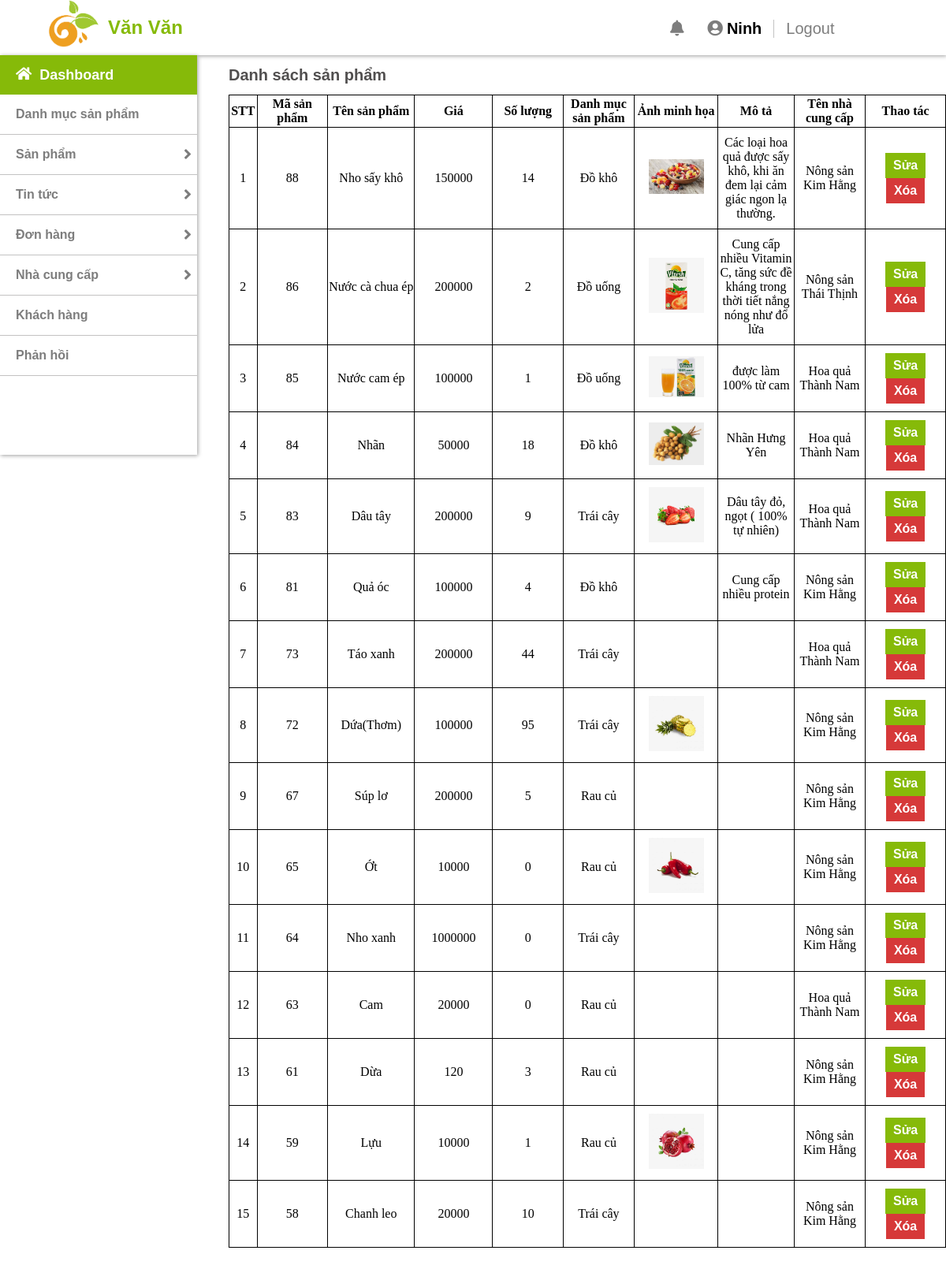
The app's page /admin/products.php (signed in) with its own data.
### tables this page shows
CREATE TABLE `product` (
  `product_id` int(11) NOT NULL,
  `product_name` varchar(255) NOT NULL,
  `product_price` varchar(255) NOT NULL,
  `product_quantity` int(11) NOT NULL,
  `product_image` varchar(255) NOT NULL,
  `description` text NOT NULL,
  `cate_id` int(11) NOT NULL,
  `ma_ncc` int(11) NOT NULL
);

CREATE TABLE `category` (
  `cate_id` int(11) NOT NULL,
  `cate_name` varchar(255) NOT NULL
);

CREATE TABLE `ncc` (
  `ma_ncc` int(11) NOT NULL,
  `ten_ncc` varchar(100) NOT NULL,
  `diachi` varchar(255) NOT NULL,
  `sodt` varchar(10) NOT NULL
);

### lib/session.php (called while the page is built, shortened)
<?php
    class Session{
        public static function get($key){
            if(isset($_SESSION[$key])){
                return $_SESSION[$key];
            }
            else{
                return false;
            }
        }
    }
?>

### lib/database.php (called while the page is built, shortened)
<?php
    class Database{
        public $host = DB_HOST;
        public $user = DB_USER;
        public $pass = DB_PASS;
        public $dbname = DB_NAME;
        public $link;
        private function connectDB(){
            $this->link =  new mysqli($this->host, $this->user, $this->pass, $this->dbname);
        }
        public function select($query){
            $result = $this->link->query($query) or die($this->link->error.__LINE__);
            if($result->num_rows > 0){
                return $result;
            }
            else {
                return false;
            }
        }
    }

### classes/product.php (called while the page is built, shortened)
<?php
$filepath = realpath(dirname(__FILE__));
include_once ($filepath.'/../lib/database.php');
?>
<?php
class product
{
    private $db;
    public function __construct()
    {
        $this->db = new Database();
    }
    public function show_product()
    {
        $query = "SELECT product.*, category.cate_name, ncc.ten_ncc
                      FROM product INNER JOIN category ON product.cate_id = category.cate_id
                      INNER JOIN ncc on product.ma_ncc = ncc.ma_ncc
                      ORDER BY product.product_id desc";
        $result = $this->db->select($query);
        return $result;
    }
}
?>

### admin/products.php (the view, shortened to what this page needs)
<?php
    include "include/header.php";
    include "include/sidebar.php";
    include "../classes/product.php";
?>
<?php
     $product = new product();
?>
<div class="content">
    <p class="content-title">Danh sách sản phẩm</p>
    <table>
        <tr>
            <th id="stt">STT</th>
            <th>Mã sản phẩm</th>
            <th>Tên sản phẩm</th>
            <th>Giá</th>
            <th>Số lượng</th>
            <th>Danh mục sản phẩm</th>
            <th>Ảnh minh họa</th>
            <th>Mô tả</th>
            <th>Tên nhà cung cấp</th>
            <th>Thao tác</th>
        </tr>
        <?php
            $product_list = $product->show_product();
            if($product_list){
                $i = 0;
                while($result = $product_list->fetch_assoc()){
                    $i ++;
        ?>
        <tr>
            <td  id="stt"><?php echo $i; ?></td>
            <td ><?php  echo $result['product_id'] ?></td>
            <td ><?php  echo $result['product_name'] ?></td>
            <td ><?php  echo $result['product_price'] ?></td>
            <td ><?php  echo $result['product_quantity'] ?></td>
            <td ><?php  echo $result['cate_name'] ?></td>
            <td ><img src="uploads/<?php  echo $result['product_image'] ?>" alt=""
                    width="70px"></td>
            <td><?php
                    echo $result['description'];
            ?></td>
            <td><?php echo $result['ten_ncc'] ?></td>
            <td >
                <a href="productedit.php?product_id=<?php echo $result['product_id']?>">Sửa</a>
                <a class="xoa" onclick="return confirm('Bạn có chắc muốn xóa không?')"
                    href="?product_id=<?php echo $result['product_id']; ?>">Xóa</a>
            </td>
        </tr>
        <?php
                }
            }
        ?>
    </table>
</div>

### admin/include/header.php (shortened to what this page needs)
<?php
   include "../lib/session.php";
?>
<!DOCTYPE html>
<html lang="en">
<head>
    <link rel="stylesheet" href="https://use.fontawesome.com/releases/v5.15.4/css/all.css"
>
    <link rel="stylesheet" href="css/style.css" type="text/css">
</head>
<body>
    <div class="header">
        <div class="logo">
            <img src="../images/logo.png" alt="">
            <h2>Văn Văn</h2>
        </div>
        <div class="compo">
            <a class="notifi" href=""><i class="fas fa-bell"></i></a>
            <a class="user" href=""><i class="fas fa-user-circle"></i></a>
            <p class="admin_name">
            <?php
                $admin_name =  session::get('admin_name');
                if($admin_name){
                    echo $admin_name;
                }
            ?>
            </p>
            <a href='?action=logout'>Logout</a>
        </div>
    </div>

### admin/include/sidebar.php (shortened to what this page needs)
<div class="main">
<div class="sidebar">
    <div class="dashboard">
        <a href="index.php">
            <i class="fas fa-home"></i>
            <p>Dashboard</p>
        </a>
    </div>
    <ul class="menu-sidebar">
        <li>
            <a href="categories.php">
                <p>Danh mục sản phẩm</p>
            </a>
        </li>
        <li>
            <a href="#" class="menu-item2">
                <p>Sản phẩm</p>
                <i class="fas fa-angle-right rote2"></i>
            </a>
        </li>
        <li>
            <a href="#" class="menu-item3">
                <p>Tin tức</p>
                <i class="fas fa-angle-right rote3"></i>
            </a>
        </li>
        <li>
            <a href="#" class="menu-item4">
                <p>Đơn hàng</p>
                <i class="fas fa-angle-right rote4"></i>
            </a>
        </li>
        <li>
            <a href="#" class="menu-item5">
                <p>Nhà cung cấp</p>
                <i class="fas fa-angle-right rote5"></i>
            </a>
        </li>
        <li>
            <a href="users.php">
                <p>Khách hàng</p>
            </a>
        </li>
        <li>
            <a href="feedback.php">
                <p>Phản hồi</p>
            </a>
        </li>
    </ul>
</div>
</div>

### admin/css/style.css (style rules this page uses)
* { margin: 0; padding: 0; }
a { text-decoration: none; }
li { list-style-type: none; }
h1, h2, h3, p, a { font-family: "Roboto Slab", sans-serif; }
.header { height: 70px; display: flex; justify-content: space-between; box-shadow: 1px 1px 5px #9e9e9e; }
.header .logo { padding-left: 50px; width: 300px; display: flex; color: #86ba09; line-height: 70px; }
.header .logo img { height: 60px; }
.compo { width: 350px; }
.compo a { color: rgba(102, 102, 102, 0.85); font-size: 20px; margin-top: 25px; float: left; }
.compo .notifi { margin-right: 30px; }
.compo .user { margin-right: 5px; }
.compo .admin_name { font-size: 20px; float: left; margin-top: 25px; font-weight: bold; margin-right: 15px; padding-right: 15px; border-right: 1px solid rgba(185, 184, 184, 0.85); }
.sidebar { width: 250px; padding-bottom: 100px; box-shadow: 1px 1px 5px #9e9e9e; float: left; }
.sidebar .dashboard a { font-size: 18px; line-height: 50px; display: flex; font-weight: bold; background-color: #86ba09; color: white; }
.sidebar .dashboard i { margin-top: 14px; padding-right: 10px; padding-left: 20px; }
.sidebar>ul>li>a { padding-left: 20px; padding-right: 7px; display: inline-block; display: flex; font-weight: bold; line-height: 50px; color: rgba(102, 102, 102, 0.85); justify-content: space-between; border-bottom: 1px solid rgba(185, 184, 184, 0.85); }
.sidebar ul li a i { line-height: 50px; font-size: 20px; transition: transform 0.4s; }
.content { float: right; width: calc(100% - 290px); padding-bottom: 100px; }
.content-title { color: rgba(51, 48, 48, 0.85); font-size: 20px; font-weight: bold; line-height: 50px; }
th { height: 40px; }
td, th { border: 1px solid; width: 150px; }
td { height: 40px; }
table { border-collapse: collapse; }
#stt { width: 40px; }
td { padding-top: 10px; padding-bottom: 10px; text-align: center; }
td>a { background: #86ba09; color: white; padding-top: 7px; padding-left: 10px; padding-right: 10px; padding-bottom: 7px; font-weight: bold; margin-left: 5px; margin-right: 5px; display: inline-block; }
.xoa { background-color: rgb(214, 57, 57); }

### records on screen
product: product_id "88", product_name "Nho sấy khô", product_price "150000", product_quantity "14", cate.cate_name "Đồ khô", product_image (picture), description "Các loại hoa quả được sấy khô, khi ăn đem lại cảm giác ngon lạ thường.", ma_ncc.ten_ncc "Nông sản Kim Hằng"
product: product_id "86", product_name "Nước cà chua ép", product_price "200000", product_quantity "2", cate.cate_name "Đồ uống", product_image (picture), description "Cung cấp nhiều Vitamin C, tăng sức đề kháng trong thời tiết nắng nóng như đổ lửa", ma_ncc.ten_ncc "Nông sản Thái Thịnh"
product: product_id "85", product_name "Nước cam ép", product_price "100000", product_quantity "1", cate.cate_name "Đồ uống", product_image (picture), description "được làm 100% từ cam", ma_ncc.ten_ncc "Hoa quả Thành Nam"
product: product_id "84", product_name "Nhãn", product_price "50000", product_quantity "18", cate.cate_name "Đồ khô", product_image (picture), description "Nhãn Hưng Yên", ma_ncc.ten_ncc "Hoa quả Thành Nam"
product: product_id "83", product_name "Dâu tây", product_price "200000", product_quantity "9", cate.cate_name "Trái cây", product_image (picture), description "Dâu tây đỏ, ngọt ( 100% tự nhiên)", ma_ncc.ten_ncc "Hoa quả Thành Nam"
product: product_id "81", product_name "Quả óc", product_price "100000", product_quantity "4", cate.cate_name "Đồ khô", description "Cung cấp nhiều protein", ma_ncc.ten_ncc "Nông sản Kim Hằng"
product: product_id "73", product_name "Táo xanh", product_price "200000", product_quantity "44", cate.cate_name "Trái cây", ma_ncc.ten_ncc "Hoa quả Thành Nam"
product: product_id "72", product_name "Dứa(Thơm)", product_price "100000", product_quantity "95", cate.cate_name "Trái cây", product_image (picture), ma_ncc.ten_ncc "Nông sản Kim Hằng"
product: product_id "67", product_name "Súp lơ", product_price "200000", product_quantity "5", cate.cate_name "Rau củ", ma_ncc.ten_ncc "Nông sản Kim Hằng"
product: product_id "65", product_name "Ớt", product_price "10000", product_quantity "0", cate.cate_name "Rau củ", product_image (picture), ma_ncc.ten_ncc "Nông sản Kim Hằng"
product: product_id "64", product_name "Nho xanh", product_price "1000000", product_quantity "0", cate.cate_name "Trái cây", ma_ncc.ten_ncc "Nông sản Kim Hằng"
product: product_id "63", product_name "Cam", product_price "20000", product_quantity "0", cate.cate_name "Rau củ", ma_ncc.ten_ncc "Hoa quả Thành Nam"
product: product_id "61", product_name "Dừa", product_price "120", product_quantity "3", cate.cate_name "Rau củ", ma_ncc.ten_ncc "Nông sản Kim Hằng"
product: product_id "59", product_name "Lựu", product_price "10000", product_quantity "1", cate.cate_name "Rau củ", product_image (picture), ma_ncc.ten_ncc "Nông sản Kim Hằng"
product: product_id "58", product_name "Chanh leo", product_price "20000", product_quantity "10", cate.cate_name "Trái cây", ma_ncc.ten_ncc "Nông sản Kim Hằng"

### other values on screen
$admin_name "Ninh"
